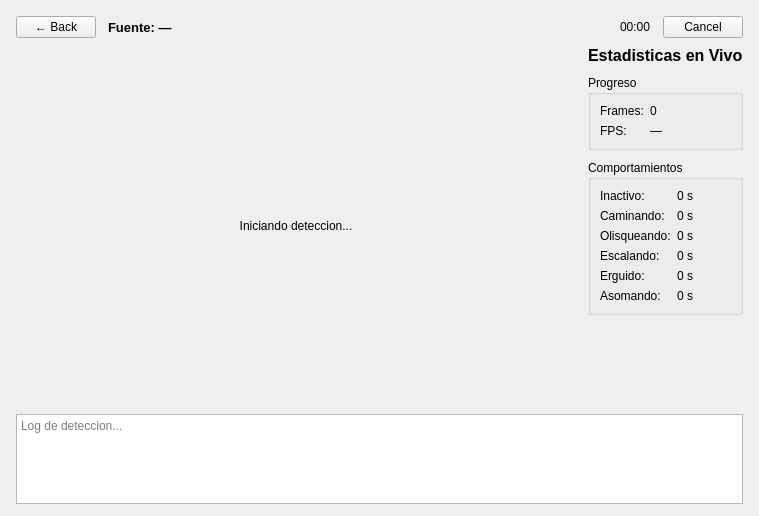
      <widget class="QWidget" name="page_detection">
       <layout class="QVBoxLayout" name="detectionOuterLayout">
        <property name="spacing">
         <number>8</number>
        </property>
        <property name="leftMargin">
         <number>16</number>
        </property>
        <property name="topMargin">
         <number>16</number>
        </property>
        <property name="rightMargin">
         <number>16</number>
        </property>
        <property name="bottomMargin">
         <number>12</number>
        </property>
        <item>
         <layout class="QHBoxLayout" name="detectionTopBar">
          <property name="spacing">
           <number>12</number>
          </property>
          <item>
           <widget class="QPushButton" name="btn_back_detection">
            <property name="text">
             <string>← Back</string>
            </property>
           </widget>
          </item>
          <item>
           <widget class="QLabel" name="lbl_source">
            <property name="text">
             <string>Fuente: —</string>
            </property>
            <property name="styleSheet">
             <string notr="true">font-weight: bold; font-size: 13px;</string>
            </property>
           </widget>
          </item>
          <item>
           <spacer name="topBarHSpacer">
            <property name="orientation">
             <enum>Qt::Horizontal</enum>
            </property>
            <property name="sizeHint" stdset="0">
             <size>
              <width>40</width>
              <height>20</height>
             </size>
            </property>
           </spacer>
          </item>
          <item>
           <widget class="QLabel" name="lbl_elapsed_time">
            <property name="text">
             <string>00:00</string>
            </property>
           </widget>
          </item>
          <item>
           <widget class="QPushButton" name="btn_stop">
            <property name="text">
             <string>Cancel</string>
            </property>
           </widget>
          </item>
         </layout>
        </item>
        <item>
         <layout class="QHBoxLayout" name="detectionMainArea">
          <property name="spacing">
           <number>12</number>
          </property>
          <item>
           <widget class="QLabel" name="lbl_video_feed">
            <property name="minimumSize">
             <size>
              <width>560</width>
              <height>360</height>
             </size>
            </property>
            <property name="text">
             <string>Iniciando deteccion...</string>
            </property>
            <property name="alignment">
             <set>Qt::AlignCenter</set>
            </property>
           </widget>
          </item>
          <item>
           <layout class="QVBoxLayout" name="statsLayout">
            <property name="spacing">
             <number>10</number>
            </property>
            <item>
             <widget class="QLabel" name="lbl_stats_title">
              <property name="text">
               <string>Estadisticas en Vivo</string>
              </property>
              <property name="font">
               <font>
                <pointsize>12</pointsize>
                <weight>75</weight>
                <bold>true</bold>
               </font>
              </property>
             </widget>
            </item>
            <item>
             <widget class="QGroupBox" name="grp_progress">
              <property name="title">
               <string>Progreso</string>
              </property>
              <layout class="QFormLayout" name="progressFormLayout">
               <item row="0" column="0">
                <widget class="QLabel" name="s_lbl_frames">
                 <property name="text">
                  <string>Frames:</string>
                 </property>
                </widget>
               </item>
               <item row="0" column="1">
                <widget class="QLabel" name="lbl_frames_count">
                 <property name="text">
                  <string>0</string>
                 </property>
                </widget>
               </item>
               <item row="1" column="0">
                <widget class="QLabel" name="s_lbl_fps">
                 <property name="text">
                  <string>FPS:</string>
                 </property>
                </widget>
               </item>
               <item row="1" column="1">
                <widget class="QLabel" name="lbl_fps_count">
                 <property name="text">
                  <string>—</string>
                 </property>
                </widget>
               </item>
              </layout>
             </widget>
            </item>
            <item>
             <widget class="QGroupBox" name="grp_behaviors">
              <property name="title">
               <string>Comportamientos</string>
              </property>
              <layout class="QFormLayout" name="behaviorsFormLayout">
               <item row="0" column="0">
                <widget class="QLabel" name="s_lbl_beh_idle">
                 <property name="text">
                  <string>Inactivo:</string>
                 </property>
                </widget>
               </item>
               <item row="0" column="1">
                <widget class="QLabel" name="lbl_beh_idle">
                 <property name="text">
                  <string>0 s</string>
                 </property>
                </widget>
               </item>
               <item row="1" column="0">
                <widget class="QLabel" name="s_lbl_beh_walking">
                 <property name="text">
                  <string>Caminando:</string>
                 </property>
                </widget>
               </item>
               <item row="1" column="1">
                <widget class="QLabel" name="lbl_beh_walking">
                 <property name="text">
                  <string>0 s</string>
                 </property>
                </widget>
               </item>
               <item row="2" column="0">
                <widget class="QLabel" name="s_lbl_beh_sniffing">
                 <property name="text">
                  <string>Olisqueando:</string>
                 </property>
                </widget>
               </item>
               <item row="2" column="1">
                <widget class="QLabel" name="lbl_beh_sniffing">
                 <property name="text">
                  <string>0 s</string>
                 </property>
                </widget>
               </item>
               <item row="3" column="0">
                <widget class="QLabel" name="s_lbl_beh_climbing">
                 <property name="text">
                  <string>Escalando:</string>
                 </property>
                </widget>
               </item>
               <item row="3" column="1">
                <widget class="QLabel" name="lbl_beh_climbing">
                 <property name="text">
                  <string>0 s</string>
                 </property>
                </widget>
               </item>
               <item row="4" column="0">
                <widget class="QLabel" name="s_lbl_beh_rearing">
                 <property name="text">
                  <string>Erguido:</string>
                 </property>
                </widget>
               </item>
               <item row="4" column="1">
                <widget class="QLabel" name="lbl_beh_rearing">
                 <property name="text">
                  <string>0 s</string>
                 </property>
                </widget>
               </item>
               <item row="5" column="0">
                <widget class="QLabel" name="s_lbl_beh_dipping">
                 <property name="text">
                  <string>Asomando:</string>
                 </property>
                </widget>
               </item>
               <item row="5" column="1">
                <widget class="QLabel" name="lbl_beh_dipping">
                 <property name="text">
                  <string>0 s</string>
                 </property>
                </widget>
               </item>
              </layout>
             </widget>
            </item>
            <item>
             <spacer name="statsSpacer">
              <property name="orientation">
               <enum>Qt::Vertical</enum>
              </property>
              <property name="sizeHint" stdset="0">
               <size>
                <width>20</width>
                <height>40</height>
               </size>
              </property>
             </spacer>
            </item>
           </layout>
          </item>
         </layout>
        </item>
        <item>
         <widget class="QTextEdit" name="log_detection">
          <property name="maximumSize">
           <size>
            <width>16777215</width>
            <height>90</height>
           </size>
          </property>
          <property name="readOnly">
           <bool>true</bool>
          </property>
          <property name="placeholderText">
           <string>Log de deteccion...</string>
          </property>
         </widget>
        </item>
       </layout>
      </widget>
